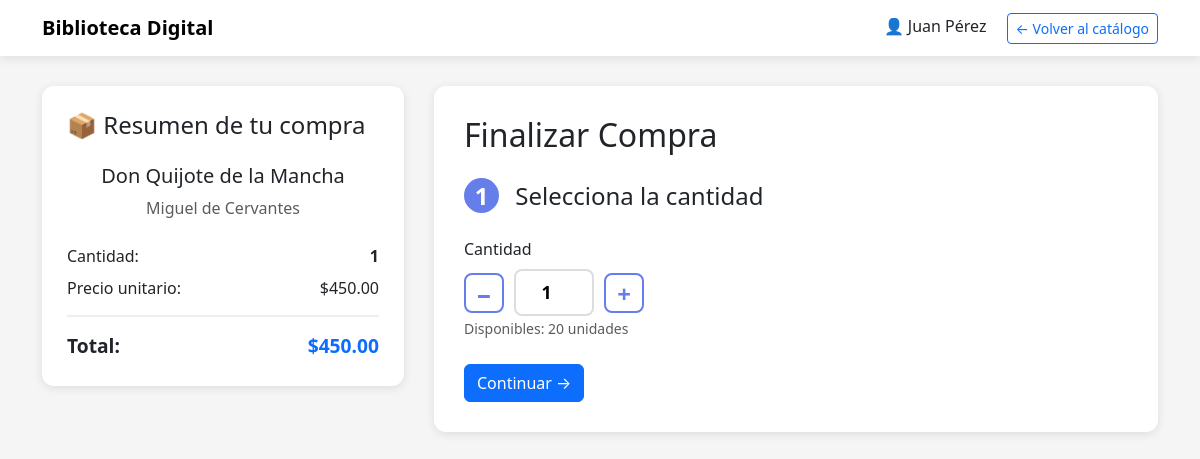
Screenshot of /modulos/proceso_compra.php?id=2 (signed in) with the database file from the repository.
### tables this page shows
CREATE TABLE IF NOT EXISTS Libros (
    id_libro INT AUTO_INCREMENT PRIMARY KEY,
    titulo VARCHAR(200) NOT NULL,
    isbn VARCHAR(20) DEFAULT NULL,
    autor VARCHAR(100) NOT NULL,
    categoria VARCHAR(50),
    anio_publicacion INT DEFAULT NULL,
    descripcion TEXT,
    cantidad_disponible INT DEFAULT 0,
    precio DECIMAL(10,2) NOT NULL,
    imagen_url VARCHAR(255),
    fecha_ingreso DATETIME DEFAULT CURRENT_TIMESTAMP,
    INDEX idx_titulo (titulo),
    INDEX idx_categoria (categoria)
);

### config/conexion.php (called while the page is built, shortened)
<?php
class Conexion {
    public $con;
    public $where;
    public $having;
    public $binds;
    function __construct($opt) {
        $con = false;
        if (is_array($opt)) {
            try {
                $tipo     = $opt["tipo"];
                $bd       = $opt["bd"];
                $servidor = isset($opt["servidor"]) ? $opt["servidor"] : NULL;
                if ($tipo == "mysql") {
                    $usuario    = $opt["usuario"];
                    $contrasena = $opt["contrasena"];
                    $con = new PDO("mysql:host=$servidor;dbname=$bd", $usuario, $contrasena);
                }
                elseif ($tipo == "sqlite") {
                    $con = new PDO("sqlite:$bd");
                }
            }
            catch (PDOException $e) {
                $con = false;
            }
        }
        $this->con = $con;
    }
    function prepare($sql) {
        return $this->con->prepare($sql);
    }
    function select($tableName, $selects="*") {
        return new Select($this->con, "SELECT $selects FROM $tableName");
    }
    function addCondition($clause, $cam, $rel, $val, $pattern) {
        if ($clause == "WHERE") {
            $where      = $this->where;
            $clause_cnt = $where;
        }
        elseif ($clause == "HAVING") {
            $having = $this->having;
            $clause_cnt = $having;
        }
        $clause_cnt = "$clause_cnt $pattern";
        $clause_cnt = preg_replace('/{cam}/', $cam, $clause_cnt);
        $clause_cnt = preg_replace('/{rel}/', $rel, $clause_cnt);
        $binds = $this->binds;
        if (strpos($clause_cnt, "{val}") !== false) {
            $count      = 0;
            $clause_cnt = preg_replace('/{val}/', "?", $clause_cnt, -1, $count);
            $binds[] = $val;
        }
        $this->binds = $binds;
        if ($clause == "WHERE") {
            $this->where = $clause_cnt;
        }
        elseif ($clause == "HAVING") {
            $this->having = $clause_cnt;
        }
    }
    function clause_cnt($clause, $cnt, $cam, $rel, $val, $pattern) {
        if ($clause == "WHERE") {
            $where       = $this->where;
            $where       = ($cnt ? "" : $clause) . "$where $cnt";
            $this->where = $where;
        }
        elseif ($clause == "HAVING") {
            $having       = $this->having;
            $having       = ($cnt ? "" : $clause) . "$having $cnt";
            $this->having = $having;
        }
    }
}
class Select extends Conexion {
    public $sql;
    public $joins;
    public $groupby;
    public $orderby;
    public $limit;
    function __construct($con, $sql) {
        $this->con = $con;
        $this->sql   = $sql;
        $this->binds = array();
        $this->joins   = "";
        $this->where   = "";
        $this->groupby = "";
        $this->having  = "";
        $this->orderby = "";
        $this->limit   = "";
    }
    function getQuery() {
        $sql     = $this->sql;
        $joins   = $this->joins;
        $where   = $this->where;
        $groupby = $this->groupby;
        $having  = $this->having;
        $orderby = $this->orderby;
        $limit   = $this->limit;
        if ($where) {$sql = "$sql\r\n$where";}
        return $sql;
    }
    function execute() {
        $data = array();
        $sql   = $this->getQuery();
        $binds = $this->binds;
        $select = $this->prepare($sql);
        foreach ($binds as $x => $bind) {
            $select->bindParam($x + 1, $binds[$x]);
        }
        $select->execute();
        if ($select->rowcount()) {
            while ($row = $select->fetch(PDO::FETCH_ASSOC)) {
                $subData = array();
                foreach ($row as $x => $field) {
                    $subData[]   = $row[$x];
                    $subData[$x] = $row[$x];
                }
                $data[] = $subData;
            }
        }
        return $data;
    }
}
?>

### modulos/proceso_compra.php (the view, shortened to what this page needs)
<?php
require_once '../config/config.php';
$id_libro = isset($_GET['id']) ? intval($_GET['id']) : 0;
$db = new Conexion($opciones);
$query = $db->select("Libros", "*");
$query->where("id_libro", "=", $id_libro);
$libros = $query->execute();
$libro = $libros[0];
?>
<!DOCTYPE html>
<html lang="es">
<head>
    <link rel="stylesheet" href="https://cdn.jsdelivr.net/npm/bootstrap@5.3.0/dist/css/bootstrap.min.css">
</head>
<body>
    <nav class="navbar navbar-light mb-4">
        <div class="container">
            <a class="navbar-brand" href="../index.php">
                <strong>Biblioteca Digital</strong>
            </a>
            <div>
                <span class="me-3">👤 <?php echo htmlspecialchars($_SESSION['nombre_cliente']); ?></span>
                <a href="catalogo_libros.php" class="btn btn-sm btn-outline-primary">← Volver al catálogo</a>
            </div>
        </div>
    </nav>
    <div class="container">
        <div class="checkout-container">
            <div class="order-summary">
                <h4 class="mb-4">📦 Resumen de tu compra</h4>
                <div class="text-center mb-4">
                    <h5 class="mt-3"><?php echo htmlspecialchars($libro['titulo']); ?></h5>
                    <p class="text-muted mb-0"><?php echo htmlspecialchars($libro['autor']); ?></p>
                </div>
                <div class="summary-details">
                    <div class="d-flex justify-content-between mb-2">
                        <span>Cantidad:</span>
                        <strong id="cantidad-display">1</strong>
                    </div>
                    <div class="d-flex justify-content-between mb-2">
                        <span>Precio unitario:</span>
                        <span>$<?php echo number_format($libro['precio'], 2); ?></span>
                    </div>
                    <div class="d-flex justify-content-between summary-total">
                        <span><strong>Total:</strong></span>
                        <span><strong id="total-display" class="text-primary">$<?php echo number_format($libro['precio'], 2); ?></strong></span>
                    </div>
                </div>
            </div>
            <div class="checkout-form">
                <h2 class="mb-4">Finalizar Compra</h2>
                <form id="formCompra" method="post">
                    <div class="form-section active" data-step="1">
                        <h4 class="mb-4"><span class="step-number">1</span> Selecciona la cantidad</h4>
                        <div class="mb-4">
                            <label class="form-label">Cantidad</label>
                            <div class="quantity-selector">
                                <button type="button" class="qty-btn" onclick="cambiarCantidad(-1)">−</button>
                                <input type="number" id="cantidad" name="cantidad" value="1"
                                       min="1" max="<?php echo $libro['cantidad_disponible']; ?>"
                                       readonly class="qty-input">
                                <button type="button" class="qty-btn" onclick="cambiarCantidad(1)">+</button>
                            </div>
                            <small class="text-muted">Disponibles: <?php echo $libro['cantidad_disponible']; ?> unidades</small>
                        </div>
                        <button type="button" class="btn btn-primary" onclick="siguientePaso(2)">
                            Continuar →
                        </button>
                    </div>
                </form>
            </div>
        </div>
    </div>
</body>
</html>

### modulos/proceso_compra.php (style rules this page uses)
body { background: #f5f5f5; }
.navbar { background: white; box-shadow: 0 2px 10px rgba(0,0,0,0.1); }
.checkout-container { max-width: 1200px; margin: 30px auto; display: grid; grid-template-columns: 1fr 2fr; gap: 30px; }
.order-summary { background: white; padding: 25px; border-radius: 12px; box-shadow: 0 2px 10px rgba(0,0,0,0.1); height: fit-content; position: sticky; top: 20px; }
.checkout-form { background: white; padding: 30px; border-radius: 12px; box-shadow: 0 2px 10px rgba(0,0,0,0.1); }
.form-section { display: none; }
.form-section.active { display: block; }
.step-number { display: inline-block; width: 35px; height: 35px; background: #667eea; color: white; border-radius: 50%; text-align: center; line-height: 35px; font-weight: bold; margin-right: 10px; }
.quantity-selector { display: flex; align-items: center; gap: 10px; }
.qty-btn { width: 40px; height: 40px; border: 2px solid #667eea; background: white; color: #667eea; font-size: 1.5rem; border-radius: 8px; cursor: pointer; font-weight: bold; }
.qty-input { width: 80px; text-align: center; border: 2px solid #ddd; border-radius: 8px; padding: 8px; font-size: 1.1rem; font-weight: bold; }
.summary-total { border-top: 2px solid #eee; padding-top: 15px; margin-top: 15px; font-size: 1.2rem; }

### rows the page displays
libros: titulo "Don Quijote de la Mancha", autor "Miguel de Cervantes", precio "450.00", cantidad_disponible "20"

### other values shown
$_SESSION['nombre_cliente'] "Juan Pérez"
